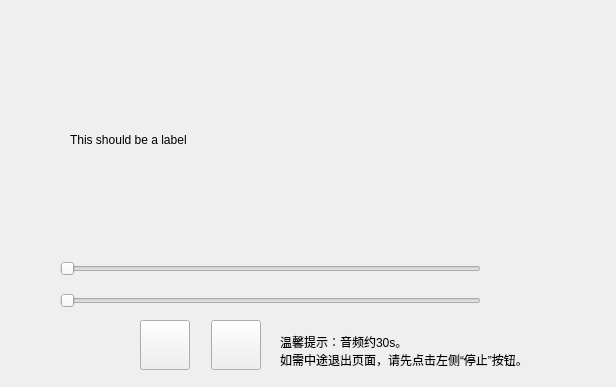
<?xml version="1.0" encoding="UTF-8"?>
<ui version="4.0">
 <class>MusicWidget</class>
 <widget class="QWidget" name="MusicWidget">
  <property name="geometry">
   <rect>
    <x>0</x>
    <y>0</y>
    <width>616</width>
    <height>387</height>
   </rect>
  </property>
  <property name="windowTitle">
   <string>Form</string>
  </property>
  <widget class="QLabel" name="label">
   <property name="geometry">
    <rect>
     <x>70</x>
     <y>40</y>
     <width>400</width>
     <height>200</height>
    </rect>
   </property>
   <property name="sizePolicy">
    <sizepolicy hsizetype="Fixed" vsizetype="Fixed">
     <horstretch>0</horstretch>
     <verstretch>0</verstretch>
    </sizepolicy>
   </property>
   <property name="text">
    <string>This should be a label</string>
   </property>
  </widget>
  <widget class="QWidget" name="widget" native="true">
   <property name="geometry">
    <rect>
     <x>60</x>
     <y>250</y>
     <width>421</width>
     <height>71</height>
    </rect>
   </property>
   <layout class="QVBoxLayout" name="verticalLayout">
    <item>
     <widget class="QSlider" name="horizontalSlider_process">
      <property name="orientation">
       <enum>Qt::Horizontal</enum>
      </property>
     </widget>
    </item>
    <item>
     <widget class="QSlider" name="horizontalSlider_volume">
      <property name="orientation">
       <enum>Qt::Horizontal</enum>
      </property>
     </widget>
    </item>
   </layout>
  </widget>
  <widget class="QWidget" name="widget_2" native="true">
   <property name="geometry">
    <rect>
     <x>140</x>
     <y>310</y>
     <width>121</width>
     <height>71</height>
    </rect>
   </property>
   <layout class="QHBoxLayout" name="horizontalLayout">
    <item>
     <widget class="QPushButton" name="btPlayPause">
      <property name="minimumSize">
       <size>
        <width>50</width>
        <height>50</height>
       </size>
      </property>
      <property name="styleSheet">
       <string notr="true">border-image: url(:/new/prefix1/image/play.png);</string>
      </property>
      <property name="text">
       <string/>
      </property>
     </widget>
    </item>
    <item>
     <spacer name="horizontalSpacer">
      <property name="orientation">
       <enum>Qt::Horizontal</enum>
      </property>
      <property name="sizeHint" stdset="0">
       <size>
        <width>40</width>
        <height>20</height>
       </size>
      </property>
     </spacer>
    </item>
    <item>
     <widget class="QPushButton" name="btHalt">
      <property name="minimumSize">
       <size>
        <width>50</width>
        <height>50</height>
       </size>
      </property>
      <property name="styleSheet">
       <string notr="true">border-image: url(:/new/prefix1/image/halt.png);</string>
      </property>
      <property name="text">
       <string/>
      </property>
     </widget>
    </item>
   </layout>
  </widget>
  <widget class="QLabel" name="label_2">
   <property name="geometry">
    <rect>
     <x>280</x>
     <y>330</y>
     <width>321</width>
     <height>41</height>
    </rect>
   </property>
   <property name="text">
    <string>温馨提示：音频约30s。
如需中途退出页面，请先点击左侧“停止”按钮。</string>
   </property>
  </widget>
 </widget>
 <resources/>
 <connections/>
</ui>
